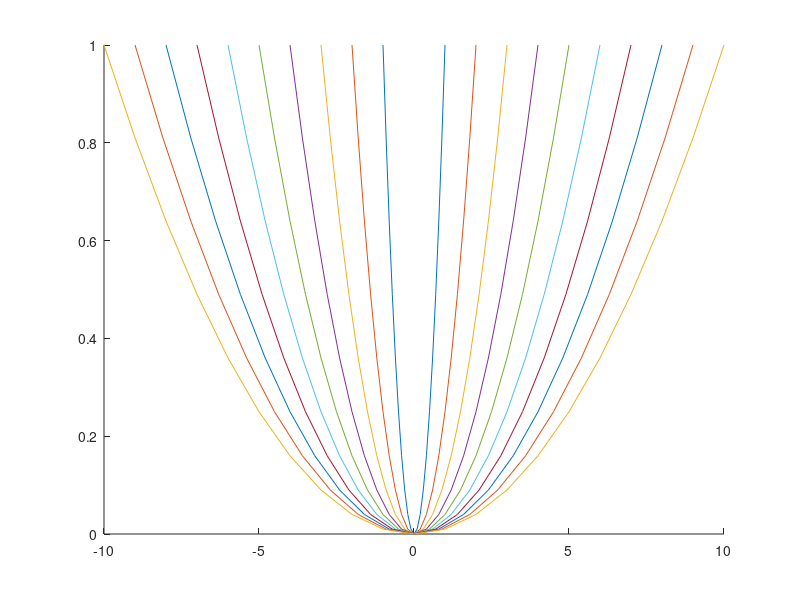

This figure's MATLAB source:
clear ; close all
for i = 1:10
x = linspace(-i,i,21);
y = (x.^2)/(i^2);
hold on
plot(x,y)
x1 = [0 x];
x1 = x1(1:end-1);
deltax = x-x1;

y1 = [0 y];
y1 = y1(1:end-1);
deltay = y-y1;

xover2 = x(1:end-1)+ deltax(2:end)/2;
yover2 = y(1:end-1)+ deltay(2:end)/2;

elelength = sqrt(deltax(2:end).^2+deltay(2:end).^2);

y_c(i) = sum(yover2.*elelength)/sum(elelength);
x_c(i) = sum(xover2.*elelength)/sum(elelength);

% hold on 
% plot(x,y)
% plot(xover2,yover2,'o')
% plot(x_c,y_c,'x')
% axis equal
end

